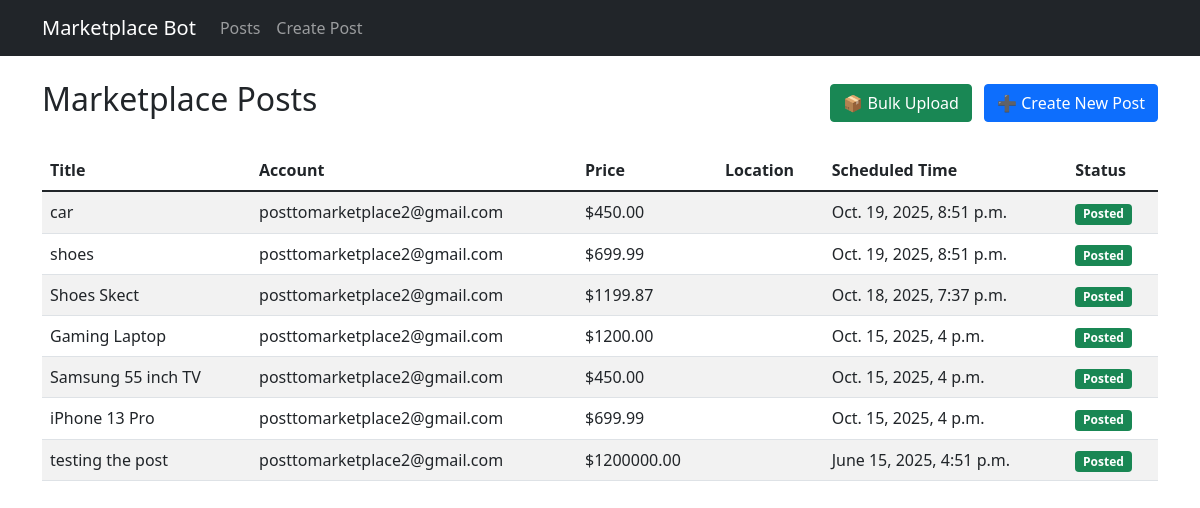
The page / on the database its author committed.
### postings/models.py (models this page shows, shortened)
class MarketplacePost(models.Model):
    STATUS_CHOICES = [
        ('pending', 'Pending'),
        ('posting', 'Posting'),
        ('posted', 'Posted'),
        ('failed', 'Failed'),
    ]
    account = models.ForeignKey(FacebookAccount, on_delete=models.CASCADE)
    title = models.CharField(max_length=255)
    description = models.TextField()
    price = models.DecimalField(max_digits=10, decimal_places=2)
    image = models.ImageField(upload_to='posts/', blank=True)
    scheduled_time = models.DateTimeField()
    posted = models.BooleanField(default=False)
    status = models.CharField(
        max_length=20, choices=STATUS_CHOICES, default='pending')
    error_message = models.TextField(blank=True, null=True)
    retry_count = models.IntegerField(default=0)
    created_at = models.DateTimeField(auto_now_add=True)
    updated_at = models.DateTimeField(auto_now=True)
    class Meta:
        indexes = [
            models.Index(fields=['posted'], name='posted_idx'),
            models.Index(fields=['scheduled_time'], name='scheduled_time_idx'),
            models.Index(fields=['account', 'posted'],
                         name='account_posted_idx'),
            models.Index(fields=['posted', 'scheduled_time'],
                         name='posted_scheduled_idx'),
            models.Index(fields=['status'], name='status_idx'),
        ]
        ordering = ['-created_at']

### accounts/models.py (models this page shows, shortened)
class FacebookAccount(models.Model):
    user = models.ForeignKey(settings.AUTH_USER_MODEL, on_delete=models.CASCADE,
                             related_name='facebook_accounts', null=True, blank=True)
    email = models.EmailField()
    encrypted_password = models.TextField()  # Encrypted password storage
    session_cookie = models.TextField(blank=True, null=True)
    created_at = models.DateTimeField(auto_now_add=True)
    @property
    def password(self):
        """
        Property for backward compatibility.
        Allows accessing password like: account.password

        Returns:
            str: Decrypted password
        """
        return self.get_password()

### postings/views.py (the view)
# urls.py: path('', views.post_list, name='post_list'),
def post_list(request):
    posts = MarketplacePost.objects.all().order_by('-scheduled_time')
    return render(request, 'postings/post_list.html', {'posts': posts})

### postings/templates/postings/post_list.html
{% extends "base.html" %} {% block content %}
<div class="container mt-4">
  <div class="d-flex justify-content-between align-items-center mb-4">
    <h2>Marketplace Posts</h2>
    <div>
      <a href="{% url 'bulk_upload_posts' %}" class="btn btn-success me-2"
        >📦 Bulk Upload</a
      >
      <a href="{% url 'create_post' %}" class="btn btn-primary"
        >➕ Create New Post</a
      >
    </div>
  </div>
  <div class="table-responsive">
    <table class="table table-striped">
      <thead>
        <tr>
          <th>Title</th>
          <th>Account</th>
          <th>Price</th>
          <th>Location</th>
          <th>Scheduled Time</th>
          <th>Status</th>
        </tr>
      </thead>
      <tbody>
        {% for post in posts %}
        <tr>
          <td>{{ post.title }}</td>
          <td>{{ post.account.email }}</td>
          <td>${{ post.price }}</td>
          <td>{{ post.location }}</td>
          <td>{{ post.scheduled_time }}</td>
          <td>
            {% if post.posted %}
            <span class="badge bg-success">Posted</span>
            {% else %}
            <span class="badge bg-warning">Pending</span>
            {% endif %}
          </td>
        </tr>
        {% empty %}
        <tr>
          <td colspan="6" class="text-center">No posts found.</td>
        </tr>
        {% endfor %}
      </tbody>
    </table>
  </div>
</div>
{% endblock %}

### rows shown on the page
MarketplacePost: title "car", account.email "posttomarketplace2@gmail.com", price "450.00", scheduled_time "Oct. 19, 2025, 8:51 p.m.", posted "Posted"
MarketplacePost: title "shoes", account.email "posttomarketplace2@gmail.com", price "699.99", scheduled_time "Oct. 19, 2025, 8:51 p.m.", posted "Posted"
MarketplacePost: title "Shoes Skect", account.email "posttomarketplace2@gmail.com", price "1199.87", scheduled_time "Oct. 18, 2025, 7:37 p.m.", posted "Posted"
MarketplacePost: title "Gaming Laptop", account.email "posttomarketplace2@gmail.com", price "1200.00", scheduled_time "Oct. 15, 2025, 4 p.m.", posted "Posted"
MarketplacePost: title "Samsung 55 inch TV", account.email "posttomarketplace2@gmail.com", price "450.00", scheduled_time "Oct. 15, 2025, 4 p.m.", posted "Posted"
MarketplacePost: title "iPhone 13 Pro", account.email "posttomarketplace2@gmail.com", price "699.99", scheduled_time "Oct. 15, 2025, 4 p.m.", posted "Posted"
MarketplacePost: title "testing the post", account.email "posttomarketplace2@gmail.com", price "1200000.00", scheduled_time "June 15, 2025, 4:51 p.m.", posted "Posted"
